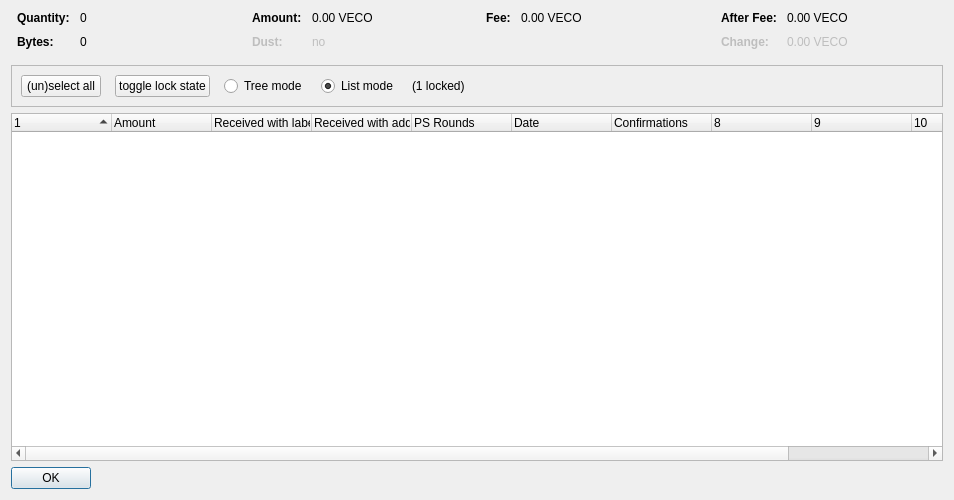
<?xml version="1.0" encoding="UTF-8"?>
<ui version="4.0">
 <class>CoinControlDialog</class>
 <widget class="QDialog" name="CoinControlDialog">
  <property name="geometry">
   <rect>
    <x>0</x>
    <y>0</y>
    <width>954</width>
    <height>500</height>
   </rect>
  </property>
  <property name="windowTitle">
   <string>Coin Selection</string>
  </property>
  <layout class="QVBoxLayout" name="verticalLayout">
   <item>
    <layout class="QHBoxLayout" name="horizontalLayoutTop" stretch="0,0,0,0">
     <property name="topMargin">
      <number>0</number>
     </property>
     <property name="bottomMargin">
      <number>10</number>
     </property>
     <item>
      <layout class="QFormLayout" name="formLayoutCoinControl1">
       <property name="horizontalSpacing">
        <number>10</number>
       </property>
       <property name="verticalSpacing">
        <number>10</number>
       </property>
       <property name="leftMargin">
        <number>6</number>
       </property>
       <property name="rightMargin">
        <number>6</number>
       </property>
       <item row="0" column="0">
        <widget class="QLabel" name="labelCoinControlQuantityText">
         <property name="font">
          <font>
           <weight>75</weight>
           <bold>true</bold>
          </font>
         </property>
         <property name="text">
          <string>Quantity:</string>
         </property>
        </widget>
       </item>
       <item row="0" column="1">
        <widget class="QLabel" name="labelCoinControlQuantity">
         <property name="cursor">
          <cursorShape>IBeamCursor</cursorShape>
         </property>
         <property name="contextMenuPolicy">
          <enum>Qt::ActionsContextMenu</enum>
         </property>
         <property name="text">
          <string notr="true">0</string>
         </property>
         <property name="textInteractionFlags">
          <set>Qt::LinksAccessibleByMouse|Qt::TextSelectableByKeyboard|Qt::TextSelectableByMouse</set>
         </property>
        </widget>
       </item>
       <item row="1" column="0">
        <widget class="QLabel" name="labelCoinControlBytesText">
         <property name="font">
          <font>
           <weight>75</weight>
           <bold>true</bold>
          </font>
         </property>
         <property name="text">
          <string>Bytes:</string>
         </property>
        </widget>
       </item>
       <item row="1" column="1">
        <widget class="QLabel" name="labelCoinControlBytes">
         <property name="cursor">
          <cursorShape>IBeamCursor</cursorShape>
         </property>
         <property name="contextMenuPolicy">
          <enum>Qt::ActionsContextMenu</enum>
         </property>
         <property name="text">
          <string notr="true">0</string>
         </property>
         <property name="textInteractionFlags">
          <set>Qt::LinksAccessibleByMouse|Qt::TextSelectableByKeyboard|Qt::TextSelectableByMouse</set>
         </property>
        </widget>
       </item>
      </layout>
     </item>
     <item>
      <layout class="QFormLayout" name="formLayoutCoinControl2">
       <property name="horizontalSpacing">
        <number>10</number>
       </property>
       <property name="verticalSpacing">
        <number>10</number>
       </property>
       <property name="leftMargin">
        <number>6</number>
       </property>
       <property name="rightMargin">
        <number>6</number>
       </property>
       <item row="0" column="0">
        <widget class="QLabel" name="labelCoinControlAmountText">
         <property name="font">
          <font>
           <weight>75</weight>
           <bold>true</bold>
          </font>
         </property>
         <property name="text">
          <string>Amount:</string>
         </property>
        </widget>
       </item>
       <item row="0" column="1">
        <widget class="QLabel" name="labelCoinControlAmount">
         <property name="cursor">
          <cursorShape>IBeamCursor</cursorShape>
         </property>
         <property name="contextMenuPolicy">
          <enum>Qt::ActionsContextMenu</enum>
         </property>
         <property name="text">
          <string notr="true">0.00 VECO</string>
         </property>
         <property name="textInteractionFlags">
          <set>Qt::LinksAccessibleByMouse|Qt::TextSelectableByKeyboard|Qt::TextSelectableByMouse</set>
         </property>
        </widget>
       </item>
       <item row="1" column="0">
        <widget class="QLabel" name="labelCoinControlLowOutputText">
         <property name="enabled">
          <bool>false</bool>
         </property>
         <property name="font">
          <font>
           <weight>75</weight>
           <bold>true</bold>
          </font>
         </property>
         <property name="text">
          <string>Dust:</string>
         </property>
        </widget>
       </item>
       <item row="1" column="1">
        <widget class="QLabel" name="labelCoinControlLowOutput">
         <property name="enabled">
          <bool>false</bool>
         </property>
         <property name="cursor">
          <cursorShape>IBeamCursor</cursorShape>
         </property>
         <property name="contextMenuPolicy">
          <enum>Qt::ActionsContextMenu</enum>
         </property>
         <property name="text">
          <string notr="true">no</string>
         </property>
         <property name="textInteractionFlags">
          <set>Qt::LinksAccessibleByMouse|Qt::TextSelectableByKeyboard|Qt::TextSelectableByMouse</set>
         </property>
        </widget>
       </item>
      </layout>
     </item>
     <item>
      <layout class="QFormLayout" name="formLayoutCoinControl3">
       <property name="horizontalSpacing">
        <number>10</number>
       </property>
       <property name="verticalSpacing">
        <number>10</number>
       </property>
       <property name="leftMargin">
        <number>6</number>
       </property>
       <property name="rightMargin">
        <number>6</number>
       </property>
       <item row="0" column="0">
        <widget class="QLabel" name="labelCoinControlFeeText">
         <property name="font">
          <font>
           <weight>75</weight>
           <bold>true</bold>
          </font>
         </property>
         <property name="text">
          <string>Fee:</string>
         </property>
        </widget>
       </item>
       <item row="0" column="1">
        <widget class="QLabel" name="labelCoinControlFee">
         <property name="cursor">
          <cursorShape>IBeamCursor</cursorShape>
         </property>
         <property name="contextMenuPolicy">
          <enum>Qt::ActionsContextMenu</enum>
         </property>
         <property name="text">
          <string notr="true">0.00 VECO</string>
         </property>
         <property name="textInteractionFlags">
          <set>Qt::LinksAccessibleByMouse|Qt::TextSelectableByKeyboard|Qt::TextSelectableByMouse</set>
         </property>
        </widget>
       </item>
      </layout>
     </item>
     <item>
      <layout class="QFormLayout" name="formLayoutCoinControl4">
       <property name="horizontalSpacing">
        <number>10</number>
       </property>
       <property name="verticalSpacing">
        <number>10</number>
       </property>
       <property name="leftMargin">
        <number>6</number>
       </property>
       <property name="rightMargin">
        <number>6</number>
       </property>
       <item row="0" column="0">
        <widget class="QLabel" name="labelCoinControlAfterFeeText">
         <property name="font">
          <font>
           <weight>75</weight>
           <bold>true</bold>
          </font>
         </property>
         <property name="text">
          <string>After Fee:</string>
         </property>
        </widget>
       </item>
       <item row="0" column="1">
        <widget class="QLabel" name="labelCoinControlAfterFee">
         <property name="cursor">
          <cursorShape>IBeamCursor</cursorShape>
         </property>
         <property name="contextMenuPolicy">
          <enum>Qt::ActionsContextMenu</enum>
         </property>
         <property name="text">
          <string notr="true">0.00 VECO</string>
         </property>
         <property name="textInteractionFlags">
          <set>Qt::LinksAccessibleByMouse|Qt::TextSelectableByKeyboard|Qt::TextSelectableByMouse</set>
         </property>
        </widget>
       </item>
       <item row="1" column="0">
        <widget class="QLabel" name="labelCoinControlChangeText">
         <property name="enabled">
          <bool>false</bool>
         </property>
         <property name="font">
          <font>
           <weight>75</weight>
           <bold>true</bold>
          </font>
         </property>
         <property name="text">
          <string>Change:</string>
         </property>
        </widget>
       </item>
       <item row="1" column="1">
        <widget class="QLabel" name="labelCoinControlChange">
         <property name="enabled">
          <bool>false</bool>
         </property>
         <property name="cursor">
          <cursorShape>IBeamCursor</cursorShape>
         </property>
         <property name="contextMenuPolicy">
          <enum>Qt::ActionsContextMenu</enum>
         </property>
         <property name="text">
          <string notr="true">0.00 VECO</string>
         </property>
         <property name="textInteractionFlags">
          <set>Qt::LinksAccessibleByMouse|Qt::TextSelectableByKeyboard|Qt::TextSelectableByMouse</set>
         </property>
        </widget>
       </item>
      </layout>
     </item>
    </layout>
   </item>
   <item>
    <widget class="QFrame" name="frame">
     <property name="minimumSize">
      <size>
       <width>0</width>
       <height>40</height>
      </size>
     </property>
     <property name="frameShape">
      <enum>QFrame::StyledPanel</enum>
     </property>
     <property name="frameShadow">
      <enum>QFrame::Sunken</enum>
     </property>
     <layout class="QHBoxLayout" name="horizontalLayout">
      <item>
       <layout class="QHBoxLayout" name="horizontalLayoutPanel" stretch="0,0,0,0,0,0">
        <property name="spacing">
         <number>14</number>
        </property>
        <item>
         <widget class="QPushButton" name="pushButtonSelectAll">
          <property name="sizePolicy">
           <sizepolicy hsizetype="Maximum" vsizetype="Fixed">
            <horstretch>0</horstretch>
            <verstretch>0</verstretch>
           </sizepolicy>
          </property>
          <property name="text">
           <string>(un)select all</string>
          </property>
          <property name="autoDefault">
           <bool>false</bool>
          </property>
         </widget>
        </item>
        <item>
         <widget class="QPushButton" name="pushButtonToggleLock">
          <property name="sizePolicy">
           <sizepolicy hsizetype="Maximum" vsizetype="Fixed">
            <horstretch>0</horstretch>
            <verstretch>0</verstretch>
           </sizepolicy>
          </property>
          <property name="text">
           <string>toggle lock state</string>
          </property>
          <property name="autoDefault">
           <bool>false</bool>
          </property>
         </widget>
        </item>
        <item>
         <widget class="QRadioButton" name="radioTreeMode">
          <property name="sizePolicy">
           <sizepolicy hsizetype="Maximum" vsizetype="Fixed">
            <horstretch>0</horstretch>
            <verstretch>0</verstretch>
           </sizepolicy>
          </property>
          <property name="text">
           <string>Tree mode</string>
          </property>
         </widget>
        </item>
        <item>
         <widget class="QRadioButton" name="radioListMode">
          <property name="sizePolicy">
           <sizepolicy hsizetype="Maximum" vsizetype="Fixed">
            <horstretch>0</horstretch>
            <verstretch>0</verstretch>
           </sizepolicy>
          </property>
          <property name="text">
           <string>List mode</string>
          </property>
          <property name="checked">
           <bool>true</bool>
          </property>
         </widget>
        </item>
        <item>
         <widget class="QLabel" name="labelLocked">
          <property name="text">
           <string>(1 locked)</string>
          </property>
         </widget>
        </item>
        <item>
         <spacer name="horizontalSpacer">
          <property name="orientation">
           <enum>Qt::Horizontal</enum>
          </property>
          <property name="sizeHint" stdset="0">
           <size>
            <width>40</width>
            <height>20</height>
           </size>
          </property>
         </spacer>
        </item>
       </layout>
      </item>
     </layout>
    </widget>
   </item>
   <item>
    <widget class="CoinControlTreeWidget" name="treeWidget">
     <property name="contextMenuPolicy">
      <enum>Qt::CustomContextMenu</enum>
     </property>
     <property name="sortingEnabled">
      <bool>false</bool>
     </property>
     <property name="columnCount">
      <number>11</number>
     </property>
     <attribute name="headerShowSortIndicator" stdset="0">
      <bool>true</bool>
     </attribute>
     <attribute name="headerStretchLastSection">
      <bool>false</bool>
     </attribute>
     <column>
      <property name="text">
       <string/>
      </property>
     </column>
     <column>
      <property name="text">
       <string>Amount</string>
      </property>
     </column>
     <column>
      <property name="text">
       <string>Received with label</string>
      </property>
     </column>
     <column>
      <property name="text">
       <string>Received with address</string>
      </property>
     </column>
     <column>
      <property name="text">
       <string>PS Rounds</string>
      </property>
     </column>
     <column>
      <property name="text">
       <string>Date</string>
      </property>
     </column>
     <column>
      <property name="text">
       <string>Confirmations</string>
      </property>
      <property name="toolTip">
       <string>Confirmed</string>
      </property>
     </column>
     <column>
      <property name="text">
       <string/>
      </property>
     </column>
     <column>
      <property name="text">
       <string/>
      </property>
     </column>
     <column>
      <property name="text">
       <string/>
      </property>
     </column>
     <column>
      <property name="text">
       <string/>
      </property>
     </column>
    </widget>
   </item>
   <item>
    <widget class="QDialogButtonBox" name="buttonBox">
     <property name="sizePolicy">
      <sizepolicy hsizetype="Maximum" vsizetype="Fixed">
       <horstretch>0</horstretch>
       <verstretch>0</verstretch>
      </sizepolicy>
     </property>
     <property name="orientation">
      <enum>Qt::Horizontal</enum>
     </property>
     <property name="standardButtons">
      <set>QDialogButtonBox::Ok</set>
     </property>
    </widget>
   </item>
  </layout>
 </widget>
 <customwidgets>
  <customwidget>
   <class>CoinControlTreeWidget</class>
   <extends>QTreeWidget</extends>
   <header>coincontroltreewidget.h</header>
  </customwidget>
 </customwidgets>
 <resources/>
 <connections/>
</ui>
